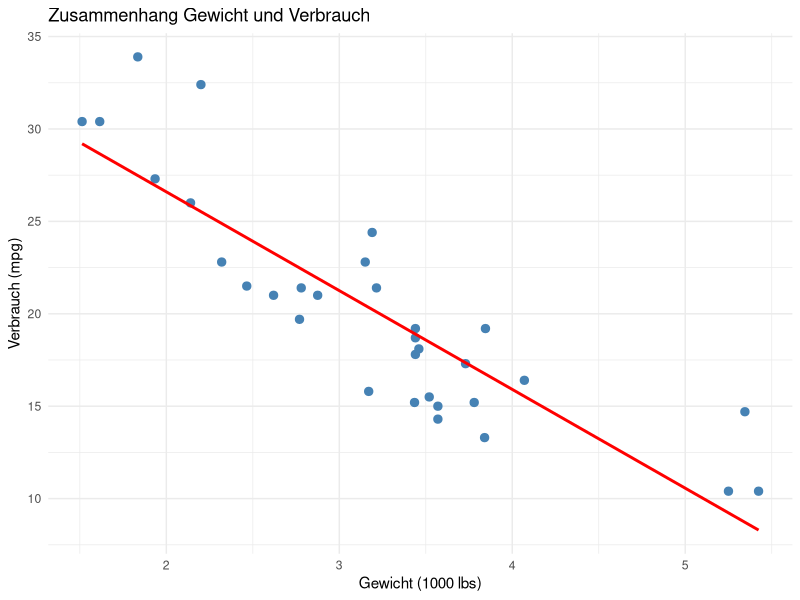
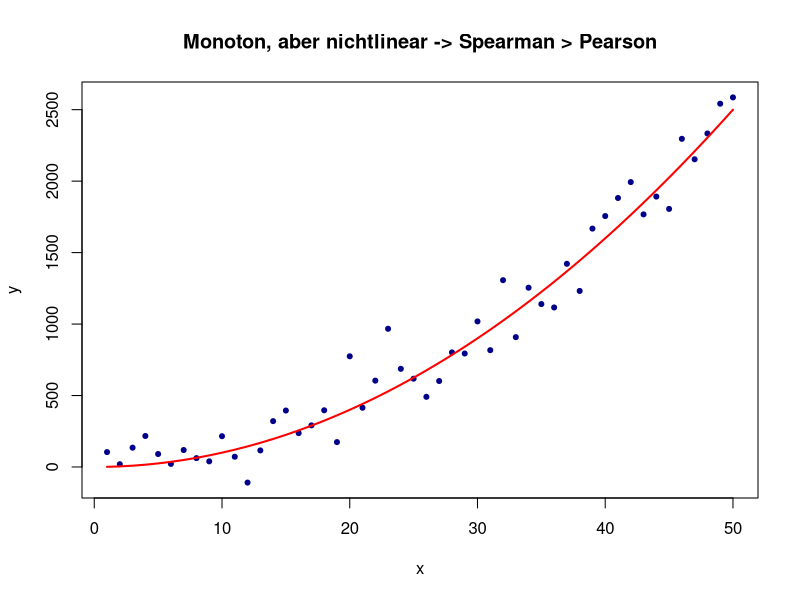
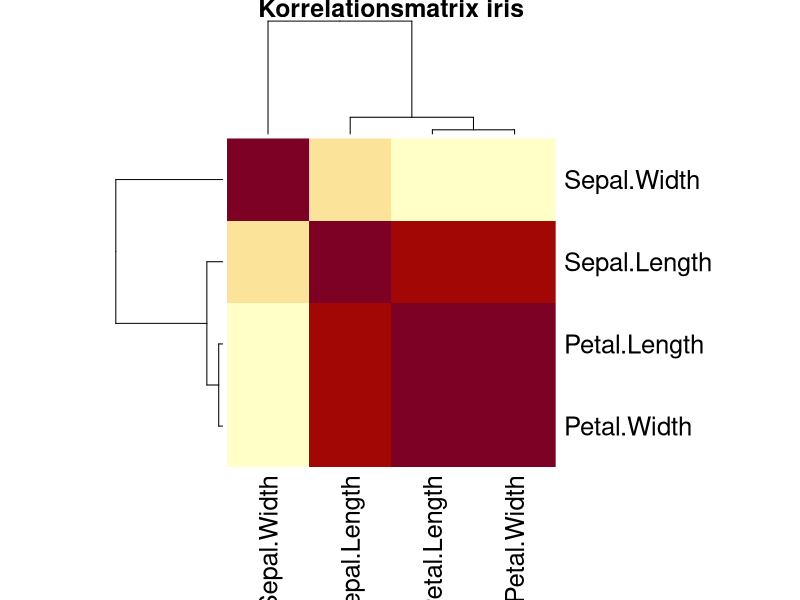
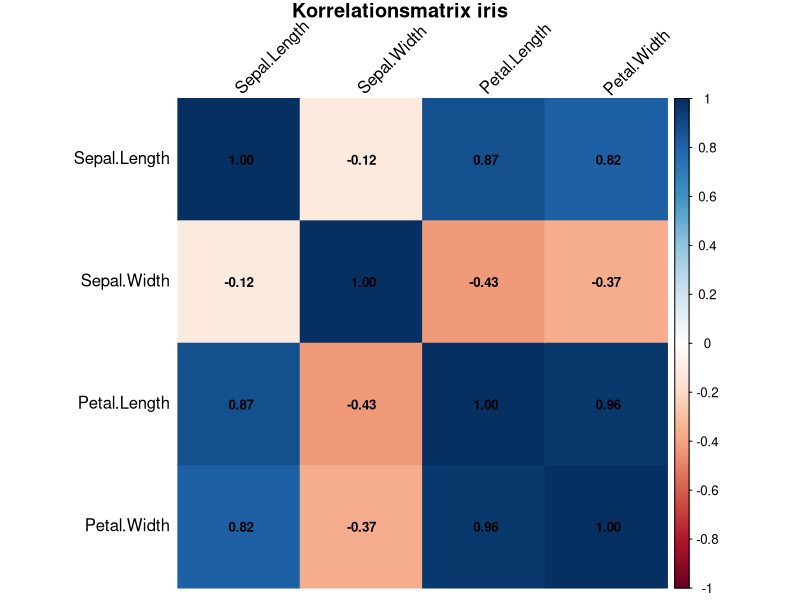
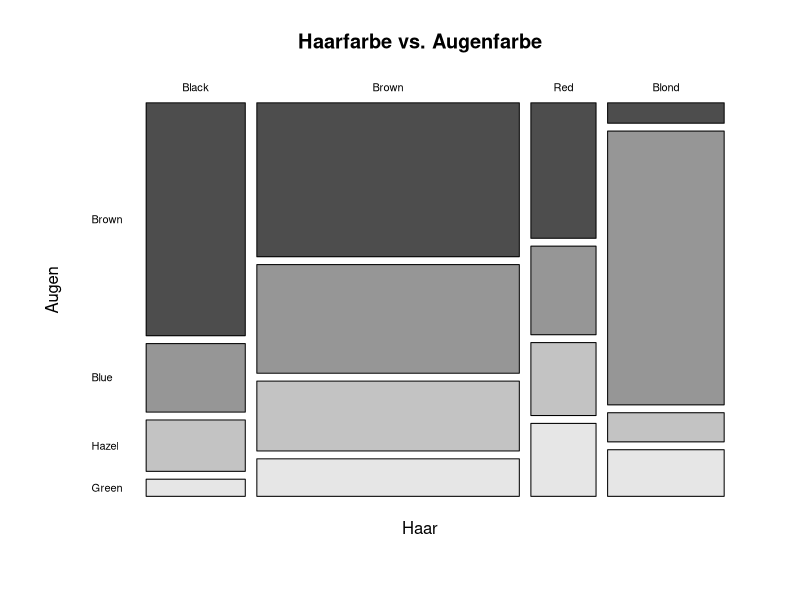

These charts were generated, in order, by the following R code:
# =============================================================================
# Übung Kapitel 7: Tests für Zusammenhangsmaße
# Themen: Pearson- vs. Spearman-Korrelation, Korrelations-Signifikanztest,
#         Chi-Quadrat-Unabhängigkeitstest, Mosaikplot
# Datensätze: mtcars, iris, HairEyeColor (R-base)
# =============================================================================

# install.packages("ggplot2")
library(ggplot2)


# -----------------------------------------------------------------------------
# Aufgabe 1 – Pearson- und Spearman-Korrelation
# -----------------------------------------------------------------------------
# mtcars: Zusammenhang Gewicht (wt) und Verbrauch (mpg).
#
# a) Berechne Pearson- und Spearman-Korrelation.
# b) Teste, ob die Pearson-Korrelation signifikant von 0 verschieden ist.
# c) Streudiagramm + Regressionsgerade.

data(mtcars)

cor_p <- cor(mtcars$wt, mtcars$mpg, method = "pearson")
cor_s <- cor(mtcars$wt, mtcars$mpg, method = "spearman")
cat("Pearson  =", round(cor_p, 3), "\n")
cat("Spearman =", round(cor_s, 3), "\n")

cor_test_p <- cor.test(mtcars$wt, mtcars$mpg, method = "pearson")
print(cor_test_p)

# Visualisierung
ggplot(mtcars, aes(x = wt, y = mpg)) +
  geom_point(color = "steelblue", size = 2.5) +
  geom_smooth(method = "lm", se = FALSE, color = "red") +
  labs(title = "Zusammenhang Gewicht und Verbrauch",
       x = "Gewicht (1000 lbs)", y = "Verbrauch (mpg)") +
  theme_minimal()


# -----------------------------------------------------------------------------
# Aufgabe 2 – Pearson vs. Spearman bei nichtlinearen Daten
# -----------------------------------------------------------------------------
# Erzeuge x = 1..50 und y = x^2 + leichtes Rauschen. Welche der beiden
# Korrelationen ist näher bei 1? Was bedeutet das?

set.seed(2025)
x <- 1:50
y <- x^2 + rnorm(50, mean = 10, sd = 150)

cat("Pearson  =", round(cor(x, y, method = "pearson"),  3), "\n")
cat("Spearman =", round(cor(x, y, method = "spearman"), 3), "\n")

plot(x, y, pch = 20, col = "darkblue",
     main = "Monoton, aber nichtlinear -> Spearman > Pearson")
lines(x, x^2, col = "red", lwd = 2)

cor.test(x, y, method = "spearman")

# -----------------------------------------------------------------------------
# Aufgabe 3 – Korrelationsmatrix für iris
# -----------------------------------------------------------------------------
# Berechne die Pearson-Korrelationsmatrix der vier numerischen Variablen.
# Visualisiere sie z. B. als Heatmap (base oder ggplot2 + reshape2).

iris_num <- iris[, 1:4]
M <- round(cor(iris_num), 2)
print(M)

# einfache Visualisierung mit base R
heatmap(M, symm = TRUE, margins = c(8, 8), main = "Korrelationsmatrix iris")

if (!"corrplot" %in% rownames(installed.packages())) {
  install.packages("corrplot", repos = "https://cloud.r-project.org")
}
library(corrplot)
corrplot::corrplot(M, method = "color", addCoef.col = "black",
               tl.col = "black", tl.srt = 45, number.cex = 0.8,
               title = "Korrelationsmatrix iris", mar = c(0, 0, 1, 0))

# -----------------------------------------------------------------------------
# Aufgabe 4 – Chi-Quadrat-Unabhängigkeitstest
# -----------------------------------------------------------------------------
# Untersuche im Datensatz mtcars, ob die Anzahl Zylinder (cyl) und das
# Getriebe (am) unabhängig sind.
#
# H0: cyl und am sind unabhängig
# H1: es gibt einen Zusammenhang

tab <- table(mtcars$cyl, mtcars$am)
print(tab)

chi <- chisq.test(tab)
print(chi)

# Bei kleinen Erwartungswerten ggf. Simulation:
chi_sim <- chisq.test(tab, simulate.p.value = TRUE, B = 10000)
print(chi_sim)


# -----------------------------------------------------------------------------
# Aufgabe 5 – Mosaikplot zur Kontingenztabelle
# -----------------------------------------------------------------------------
# Visualisiere den Datensatz HairEyeColor als Mosaikplot.

data(HairEyeColor)
# über Geschlecht aggregieren
he <- apply(HairEyeColor, c(1, 2), sum)
print(he)

mosaicplot(he, color = TRUE, las = 1,
           main = "Haarfarbe vs. Augenfarbe",
           xlab = "Haar", ylab = "Augen")

t(he)
colSums(t(he))
rowSums(t(he))

chi_he <- chisq.test(he)
cat("Chi-Quadrat-Test HairEyeColor: p =",
    format.pval(chi_he$p.value), "\n")


# -----------------------------------------------------------------------------
# Aufgabe 6 – Korrelation pro Gruppe
# -----------------------------------------------------------------------------
# Für iris: Korrelation zwischen Sepal.Length und Petal.Length GETRENNT
# pro Spezies. Was beobachtest du?

cat("Korrelation über alle Arten:",
    round(cor(iris$Sepal.Length, iris$Petal.Length), 3), "\n")
for (sp in unique(iris$Species)) {
  sub <- iris[iris$Species == sp, ]
  r <- cor(sub$Sepal.Length, sub$Petal.Length)
  cat("Korrelation in", sp, ":", round(r, 3), "\n")
}
# -> Die Korrelation über alle Arten (0,87) ist deutlich höher als innerhalb jeder Art:
#    Ein großer Teil des Zusammenhangs entsteht durch die Unterschiede zwischen den Arten.
#    Kehrt sich dabei sogar das Vorzeichen um, spricht man vom Simpson-Paradoxon.
